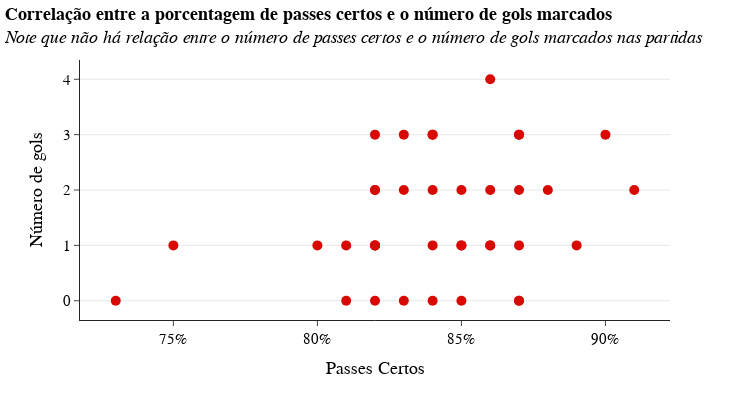

The code cell stored with this chart in its notebook:
### Code cell
fig = px.scatter(x=array_percent_passes_certos_each_match,y=array_number_goals_each_match,
                 width=750,height=400,color_discrete_sequence=['#d80903'])

fig.update_layout(title = dict(text= '<b>Correlação entre a porcentagem de passes certos e o número de gols marcados</b><br>' +
                               '<i>Note que não há relação entre o número de passes certos e o número de gols marcados nas partidas</i>',
                               automargin=False,
                               font_size=18,
                               font_family= "Rockwell",
                               font_color='black',
                               x=0.007,
                               y=0.95
                               ),template='simple_white',
                               xaxis=dict(title='Passes Certos',title_font_family="Rockwell",title_font_size=18,title_font_color='black',tickfont_family="Rockwell",
                                          tickfont_size=15,tickfont_color='black',ticksuffix='%'),
                               yaxis=dict(title='Número de gols',title_font_family="Rockwell",title_font_size=18,title_font_color='black',tickfont_family="Rockwell",
                                          tickfont_size=15,tickfont_color='black',showgrid=True),
                               )
fig.update_traces(marker_size=10)



fig.show()

### Figure 1 — Plotly figure (JSON) as saved in the notebook; plotly's stock layout.template omitted (floating-point values rounded to 4 significant figures)
{"data": [{"hovertemplate": "x=%{x}<br>y=%{y}<extra></extra>", "legendgroup": "", "marker": {"color": "#d80903", "size": 10, "symbol": "circle"}, "mode": "markers", "name": "", "orientation": "v", "showlegend": false, "type": "scatter", "x": [87, 85, 86, 89, 85, 82, 82, 82, 85, 82, 83, 82, 81, 86, 90, 80, 75, 85, 91, 87, 82, 83, 86, 73, 87, 86, 81, 87, 87, 84, 83, 84, 84, 84, 88, 82, 84, 87], "xaxis": "x", "y": [3, 2, 2, 1, 1, 3, 2, 1, 1, 0, 0, 1, 1, 1, 3, 1, 1, 0, 2, 1, 1, 3, 4, 0, 3, 1, 0, 2, 0, 3, 2, 0, 1, 2, 2, 2, 3, 0], "yaxis": "y"}], "layout": {"height": 400, "legend": {"tracegroupgap": 0}, "margin": {"t": 60}, "title": {"automargin": false, "font": {"color": "black", "family": "Rockwell", "size": 18}, "text": "<b>Correlação entre a porcentagem de passes certos e o número de gols marcados</b><br><i>Note que não há relação entre o número de passes certos e o número de gols marcados nas partidas</i>", "x": 0.007, "y": 0.95}, "width": 750, "xaxis": {"anchor": "y", "domain": [0, 1], "tickfont": {"color": "black", "family": "Rockwell", "size": 15}, "ticksuffix": "%", "title": {"font": {"color": "black", "family": "Rockwell", "size": 18}, "text": "Passes Certos"}}, "yaxis": {"anchor": "x", "domain": [0, 1], "showgrid": true, "tickfont": {"color": "black", "family": "Rockwell", "size": 15}, "title": {"font": {"color": "black", "family": "Rockwell", "size": 18}, "text": "Número de gols"}}}}
